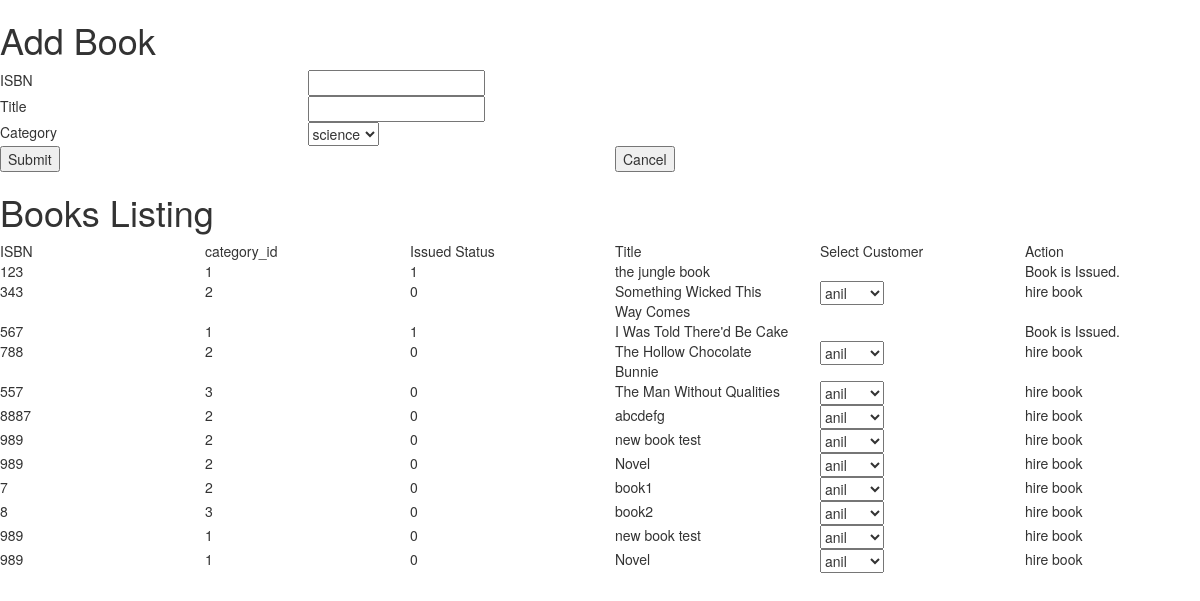
The page / on the database its author committed.
### tables this page shows
CREATE TABLE IF NOT EXISTS `books` (
  `id` int(11) NOT NULL AUTO_INCREMENT,
  `isbn` varchar(13) DEFAULT NULL,
  `title` varchar(45) DEFAULT NULL,
  `issued_status` int(11) DEFAULT '0' COMMENT 'either 1 or 0',
  PRIMARY KEY (`id`)
);

CREATE TABLE IF NOT EXISTS `books_detail` (
  `id` int(11) unsigned NOT NULL AUTO_INCREMENT,
  `isbn` int(13) DEFAULT NULL,
  `category_id` int(11) DEFAULT NULL,
  `edition` int(11) DEFAULT NULL,
  `publisher` int(11) DEFAULT NULL,
  `author_id` int(11) DEFAULT NULL,
  `dateadded` datetime DEFAULT NULL,
  `datemodified` datetime DEFAULT NULL,
  PRIMARY KEY (`id`)
);

### application/controllers/Welcome.php (called while the page is built, shortened)
<?php
class Welcome extends CI_Controller {
    public function __construct()
    {
            $this->load->model('books_model');
            $this->load->helper('url_helper');
            $this->load->helper('html');
    }
    public function index()
    {
            $data['books'] = $this->books_model->get_books();
            $data['categories'] = $this->books_model->get_categories();
            $data['customers'] = $this->books_model->get_customers();
            $data['title'] = 'Library Management';
            $data['level']=$this->uri->segment(3);
            $this->load->view('templates/header', $data);
            $this->load->view('welcome_message', $data);
            $this->load->view('templates/footer');
    }
}

### index.php (called while the page is built, shortened)
<?php
require_once BASEPATH.'core/CodeIgniter.php';

### application/models/Books_model.php (called while the page is built, shortened)
<?php
class Books_model extends CI_Model {
        public function get_books($slug = FALSE)
        {
                if ($slug === FALSE)
                {
                        $sqlquery="select books.id as bookid, books.*, books_detail.* from books, books_detail where books.isbn = books_detail.isbn;";
                        $query = $this->db->query($sqlquery);
                        return $query->result_array();
                }
        }
        public function get_categories($slug = FALSE){
            if ($slug === FALSE)
                {
                        $sqlquery="select * from books_category;";
                        $query = $this->db->query($sqlquery);
                        return $query->result_array();
                }
        }
        public function get_customers($slug = FALSE){
            if ($slug === FALSE)
                {
                        $sqlquery="select * from customers;";
                        $query = $this->db->query($sqlquery);
                        return $query->result_array();
                }
        }
}

### application/views/welcome_message.php (the view, shortened to what this page needs)
?><!DOCTYPE html>
<html lang="en">
<head>
</head>
<body>
<div id="container">
	<div id="body">
        <h1>Add Book</h1>
        <div class="container-fluid">
        <form action="" method="post">
            <div class="row mainpanel">
                <div class="row">
                    <div class="col-md-3">ISBN</div>
                    <div class="col-md-3"><input type="text" name="isbn" id="isbn"></div>
                </div>
                <div class="row">
                    <div class="col-md-3">Title</div>
                    <div class="col-md-3"><input type="text" name="title" id="title"></div>
                </div>
                <div class="row">
                    <div class="col-md-3">Category</div>
                    <div class="col-md-3">
                        <select name="category" id="category">
                            <?php foreach ( $categories as $key => $value )  {?>
                                <option value="<?php echo $value['id']; ?>"><?php echo $value['category']; ?></option>
                            <?php } ?>
                        </select>
                    </div>
                </div>
                <div class="row">
                    <div class="col-md-6"><input type="submit" value="Submit" name="addbook" id="addbook"></div>
                    <div class="col-md-6"><input type="reset" value="Cancel" name="cancel" id="cancel"></div>
                </div>
            </div>
        </form>
        </div>
	<h1>Books Listing</h1>
    <div class="grid">
        <div class="row">
            <div class="col-md-2">ISBN</div>
            <div class="col-md-2">category_id</div>
            <div class="col-md-2">Issued Status</div>
            <div class="col-md-2">Title</div>
            <div class="col-md-2">Select Customer</div>
            <div class="col-md-2">Action</div>
        </div>
    <?php foreach ($books as $key => $book) { ?>
        <div class="row">
            <div class="col-md-2"><?php echo $book['isbn']; ?></div>
            <div class="col-md-2"><?php echo $book['category_id']; ?></div>
            <div class="col-md-2"><?php echo $book['issued_status']; ?></div>
            <div class="col-md-2"><?php echo $book['title']; ?></div>
            <div class="col-md-2">
                <?php if ( isset($book['issued_status']) && $book['issued_status'] == 0 ) { ?>
                    <select name="customers" id="customers_<?php echo $book['bookid']; ?>">
                    <?php foreach ( $customers as $key => $value ) { ?>
                        <option value="<?php echo $value['id'];?>"><?php echo $value['firstname'];?></option>
                    <?php } ?>
                    </select>
                <?php }?>
            </div>
            <div class="col-md-2">
                <?php if ( isset($book['issued_status']) && $book['issued_status'] == 0 ) { ?>
                    <div id="<?php echo $book['bookid']; ?>" class="hirebook" style="cursor:pointer;">hire book</div>
                <?php } else { ?>
                    <div>Book is Issued.</div>
                <?php }?>
            </div>
        </div>
    <?php } ?>
    </div>
	</div>
</div>
</body>
</html>

### application/views/templates/header.php (shortened to what this page needs)
<!DOCTYPE html>
<html lang="en">
<head>
  <link rel="stylesheet" href="http://maxcdn.bootstrapcdn.com/bootstrap/3.3.7/css/bootstrap.min.css">
    <link rel="stylesheet" href="http://cdnjs.cloudflare.com/ajax/libs/font-awesome/4.6.3/css/font-awesome.min.css">
</head>
    <body>

### rows shown on the page
books: books_detail.isbn "123", books_detail.category_id "1", issued_status "1", title "the jungle book", shows "Book is Issued."
books: books_detail.isbn "343", books_detail.category_id "2", issued_status "0", title "Something Wicked This Way Comes"
books: books_detail.isbn "567", books_detail.category_id "1", issued_status "1", title "I Was Told There'd Be Cake", shows "Book is Issued."
books: books_detail.isbn "788", books_detail.category_id "2", issued_status "0", title "The Hollow Chocolate Bunnie"
books: books_detail.isbn "557", books_detail.category_id "3", issued_status "0", title "The Man Without Qualities"
books: books_detail.isbn "8887", books_detail.category_id "2", issued_status "0", title "abcdefg"
books: books_detail.isbn "989", books_detail.category_id "2", issued_status "0", title "new book test", books_detail.category_id "1"
books: books_detail.isbn "989", books_detail.category_id "2", issued_status "0", title "Novel", books_detail.category_id "1"
books: books_detail.isbn "7", books_detail.category_id "2", issued_status "0", title "book1"
books: books_detail.isbn "8", books_detail.category_id "3", issued_status "0", title "book2"

### other values the page prints
form field category "science"
form field customers "anil"
